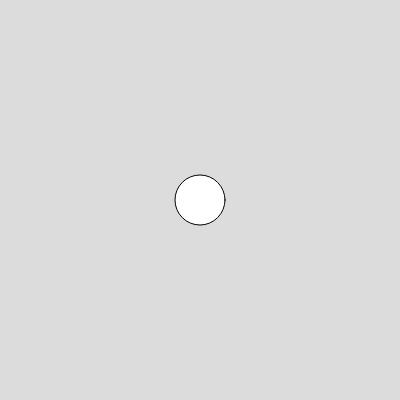
Frame 1 (no input)
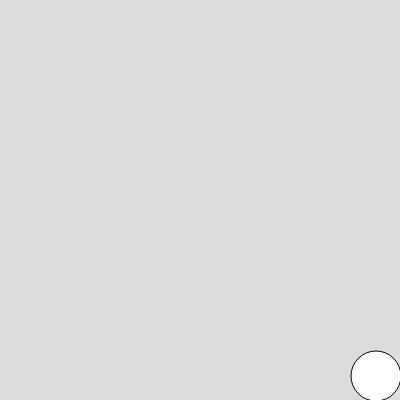
Frame 60 (no input)
Frame 120 (the mouse pressed at the canvas centre since frame 60): identical to frame 60, image omitted

The p5.js sketch that drew these frames (run headless with seeded random() and noise() and a simulated clock; from frame 60 on, the mouse is pressed at the canvas centre):

// p5.js sketch
// ── sketch.js
let x; 
let y; 
let xspeed; 
let yspeed; 

function setup() { 
  createCanvas(400, 400);
  x = width/2
  y = height/2
  xspeed = 4; 
  yspeed = 1*xspeed; 
} 

function draw() { 
  background(220);
  ellipse(x, y, 50, 50); 
  if(x >=width-25 || x <=0+25){
    xspeed=0;
    if(y>=height-25 || y<=0+25){
      yspeed=0;
    }
  }else{
    x+=xspeed; 
    y+=yspeed; 
}
}
